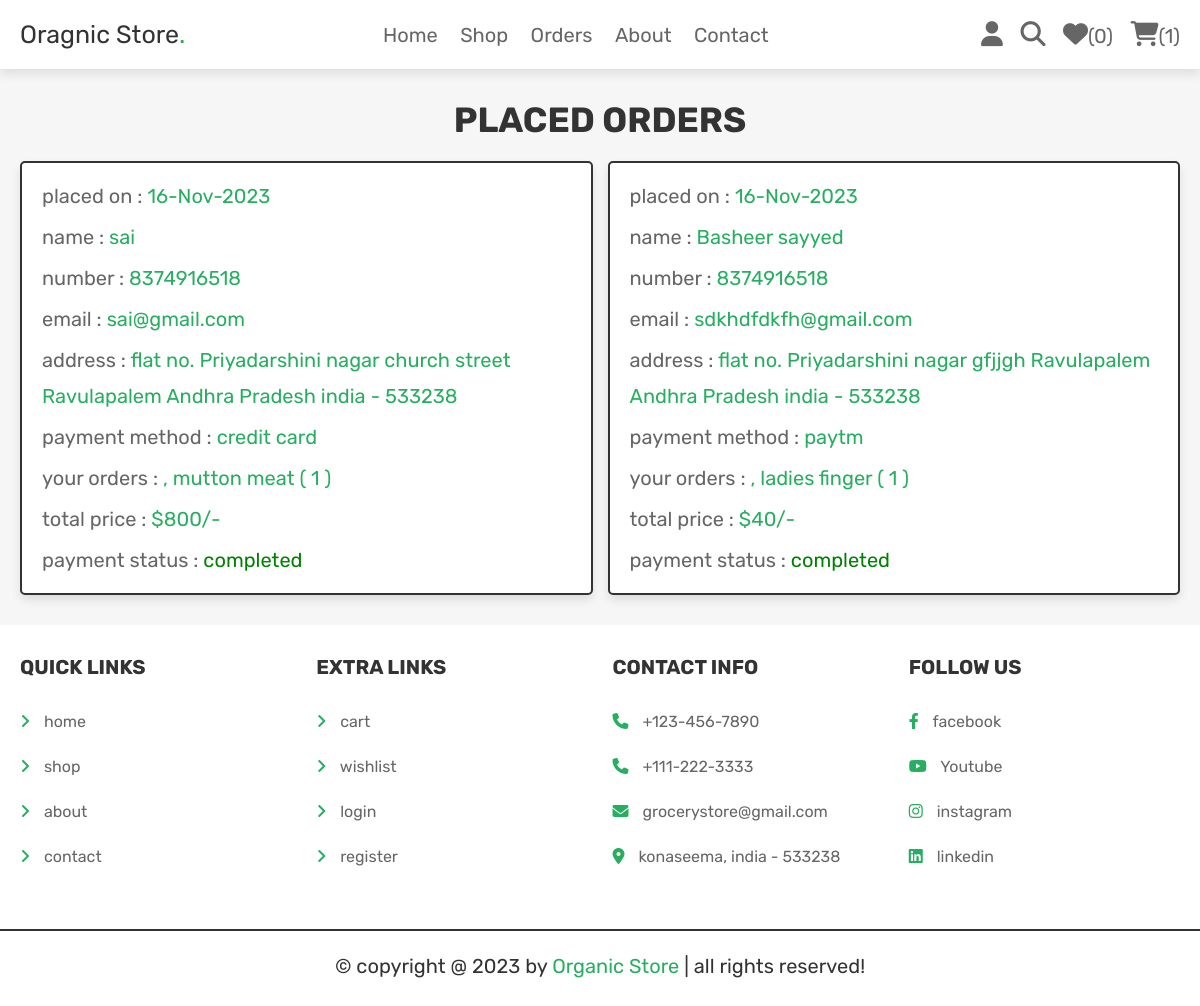
Page /orders.php (signed in) on the committed database.
### tables this page shows
CREATE TABLE `orders` (
  `id` int(100) NOT NULL,
  `user_id` int(100) NOT NULL,
  `name` varchar(100) NOT NULL,
  `number` varchar(12) NOT NULL,
  `email` varchar(100) NOT NULL,
  `method` varchar(50) NOT NULL,
  `address` varchar(500) NOT NULL,
  `total_products` varchar(1000) NOT NULL,
  `total_price` int(100) NOT NULL,
  `placed_on` varchar(50) NOT NULL,
  `payment_status` varchar(20) NOT NULL DEFAULT 'pending'
);

### orders.php (the view, shortened to what this page needs)
<?php
@include 'config.php';
$user_id = $_SESSION['user_id'];
?>
<!DOCTYPE html>
<html lang="en">
<head>
   <link rel="stylesheet" href="https://cdnjs.cloudflare.com/ajax/libs/font-awesome/6.1.1/css/all.min.css">
   <link rel="stylesheet" href="css/style.css">
</head>
<body>
<?php include 'header.php'; ?>
<section class="placed-orders">
   <h1 class="title">placed orders</h1>
   <div class="box-container">
   <?php
      $select_orders = $conn->prepare("SELECT * FROM `orders` WHERE user_id = ?");
      $select_orders->execute([$user_id]);
      if($select_orders->rowCount() > 0){
         while($fetch_orders = $select_orders->fetch(PDO::FETCH_ASSOC)){
   ?>
   <div class="box">
      <p> placed on : <span><?= $fetch_orders['placed_on']; ?></span> </p>
      <p> name : <span><?= $fetch_orders['name']; ?></span> </p>
      <p> number : <span><?= $fetch_orders['number']; ?></span> </p>
      <p> email : <span><?= $fetch_orders['email']; ?></span> </p>
      <p> address : <span><?= $fetch_orders['address']; ?></span> </p>
      <p> payment method : <span><?= $fetch_orders['method']; ?></span> </p>
      <p> your orders : <span><?= $fetch_orders['total_products']; ?></span> </p>
      <p> total price : <span>$<?= $fetch_orders['total_price']; ?>/-</span> </p>
      <p> payment status : <span style="color:<?php if($fetch_orders['payment_status'] == 'pending'){ echo 'red'; }else{ echo 'green'; }; ?>"><?= $fetch_orders['payment_status']; ?></span> </p>
   </div>
   <?php
      }
   }else{
      echo '<p class="empty">no orders placed yet!</p>';
   }
   ?>
   </div>
</section>
<?php include 'footer.php'; ?>
</body>
</html>

### css/style.css (style rules this page uses)
.placed-orders .box-container { display: flex; flex-wrap: wrap; gap:1.5rem; align-items: flex-start; }
.placed-orders .box-container .box { padding:1rem 2rem; flex:1 1 40rem; border:var(--border); background-color: var(--white); box-shadow: var(--box-shadow); border-radius: .5rem; }
.placed-orders .box-container .box p { margin:.5rem 0; line-height: 1.8; font-size: 2rem; color:var(--light-color); }
.placed-orders .box-container .box p span { color:var(--green); }

### css/components.css (style rules this page uses)
:root { --green:#27ae60; --orange:#f39c12; --red:#e74c3c; --black:#333; --light-color:#666; --white:#fff; --light-bg:#f6f6f6; --border:.2rem solid var(--black); --box-shadow:0 .5rem 1rem rgba(0,0,0,.1); }
* { font-family: 'Rubik', sans-serif; margin:0; padding:0; box-sizing: border-box; outline: none; border:none; text-decoration: none; color:var(--black); }
body { background-color: var(--light-bg); }
html { font-size: 62.5%; overflow-x: hidden; scroll-behavior: smooth; scroll-padding-top: 6.5rem; }
section { padding:3rem 2rem; max-width: 1200px; margin:0 auto; }
.title { text-align: center; margin-bottom: 2rem; text-transform: uppercase; color:var(--black); font-size: 3.5rem; }

### rows in the picture
orders: placed_on "16-Nov-2023", name "sai", number "8374916518", email "sai@gmail.com", address "flat no. Priyadarshini nagar church street Ravulapalem Andhra Pradesh india - 533238", method "credit card", total_products ", mutton meat ( 1 )", total_price "800", payment_status "completed"
orders: placed_on "16-Nov-2023", name "Basheer sayyed", number "8374916518", email "sdkhdfdkfh@gmail.com", address "flat no. Priyadarshini nagar gfjjgh Ravulapalem Andhra Pradesh india - 533238", method "paytm", total_products ", ladies finger ( 1 )", total_price "40", payment_status "completed"

### other values in the picture
$count_wishlist_items->rowCount() "0"
$count_cart_items->rowCount() "1"
